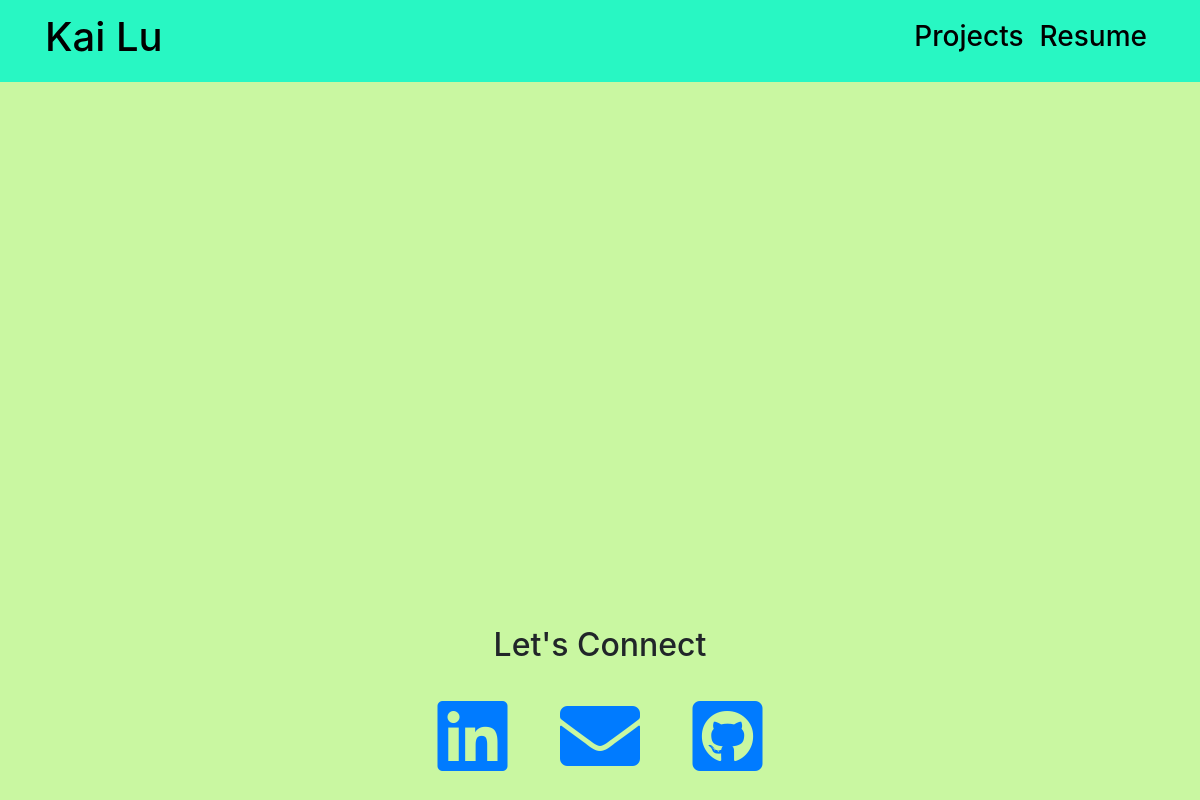
The app's page /, older data.
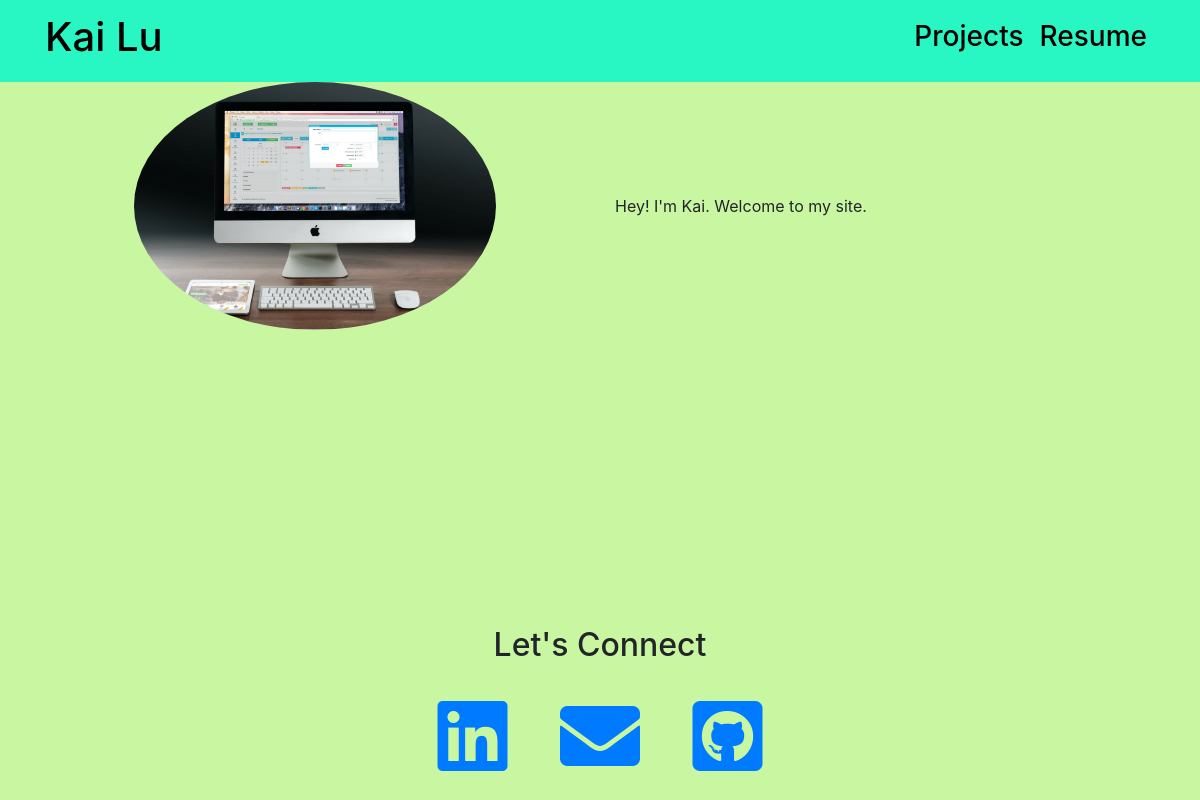
The same page, newer data.
### about/models.py (models this page shows)
class About(models.Model):
    description = models.TextField()
    image = models.ImageField()

### about/views.py (the view)
# urls.py: path('', views.home, name='about_page')
def home(request):
    about = About.objects.all()
    context = {
        "about": about
    }
    return render(request, "about.html", context)

### about/templates/about.html
{% extends "base.html" %}
{% block page_content %}
{% for A in about %}
<div class="row align-items-center">
  <div class="col text-center">
    <img class="img-fluid" id="portrait" src="{{ A.image.url }}" alt="portait">
  </div>
<div class="col">
  {{ A.description }}
</div>
</div>
{% endfor %}
{% endblock %}

### personal_website/templates/base.html (shortened to what this page needs)
{% load static %}
<!DOCTYPE html>
<html>
  <head>
    <link rel="stylesheet" href="https://stackpath.bootstrapcdn.com/bootstrap/4.5.0/css/bootstrap.min.css">
    <link rel="stylesheet" href="https://use.fontawesome.com/releases/v5.7.0/css/all.css">
    <link rel="stylesheet" type="text/css" href="{% static 'main.css' %}">
  </head>
  <body>
    <header>
      <nav class="navbar navbar-custom navbar-expand-md">
        <div class="container">
          <a class="navbar-brand" href="{% url 'about_page' %}">
            <h1>Kai Lu</h1>
          </a>
          <div class="collapse navbar-collapse" id="navbarToggle">
            <ul class="navbar-nav ml-auto">
              <li class="nav-item">
                <a class="nav-link" href="{% url 'project_index' %}">
                  <h3>Projects</h3>
                </a>
              </li>
              <li class="nav-item">
                <a class="nav-link" href="https://drive.google.com/file/d/19npEixzHjurtku7kmlQMQwOxwrDilwVJ/view?usp=sharing" target="_blank">
                  <h3>Resume</h3>
                </a>
              </li>
            </ul>
          </div>
        </div>
      </nav>
    </header>
    <div class="container">
      {% block page_content %}{% endblock %}
    </div>
    <footer>
      <div class="container">
        <div class="row text-center">
          <div class="col-12">
            <h2>Let's Connect</h2>
          </div>
          <div class="col">
            <a href="https://www.linkedin.com/in/kai-lu-4017bb166/">
              <i class="fab fa-linkedin fa-5x p-4"></i>
            </a>
            <a href="mailto:kaisiulu@gmail.com">
              <i class="fas fa-envelope fa-5x p-4"></i>
            </a>
            <a href="https://github.com/LuK413">
              <i class="fab fa-github-square fa-5x p-4"></i>
            </a>
          </div>
        </div>
      </div>
    </footer>
  </body>
</html>

### personal_website/static/main.css (style rules this page uses)
body { height: 100%; margin: 0; background-color: #c9f7a1; }
#portrait { border-radius: 50%; width: 67%; }
.navbar-custom { background-color: #28f7c3; }
.navbar-brand { color: black; }
.nav-link { color: black; }
footer { position:absolute; bottom:0; width:100%; }

Row changes from the older to the newer data that the page shows:
added About: image (picture), description "Hey! I'm Kai. Welcome to my site."
